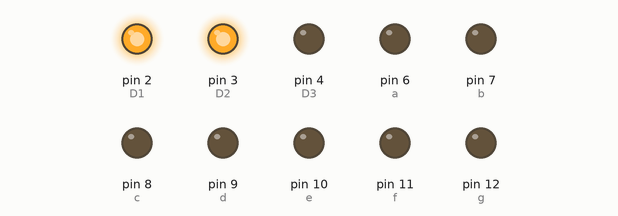
Recording of a sketch running on a simulated Arduino Uno, built with avr-gcc and run on an emulated ATmega328P. Shown: output pins drawn as LEDs (lit = HIGH). Pins used as bus, display or sensor lines are not drawn.

Above: at 0.1 s.
Timing chart, 0 to 1.6 s (numbered marks = the images above):
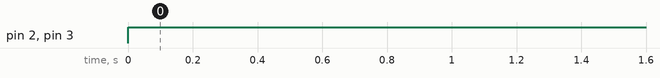

The sketch:

sevsegment.ino
```cpp
#include <SevSeg.h>

int D1=2;
int D2=3;
int D3=4;
int D4=5;

int a=6;
int b=7;
int c=8;
int d=9;
int e=10;
int f=11;
int g=12;


void setup(){
  pinMode(D1,OUTPUT);
  pinMode(D2,OUTPUT);
  pinMode(D3,OUTPUT);
  pinMode(D4,OUTPUT);

  pinMode(a,OUTPUT);
  pinMode(b,OUTPUT);
  pinMode(c,OUTPUT);
  pinMode(d,OUTPUT);
  pinMode(e,OUTPUT);
  pinMode(f,OUTPUT);
  pinMode(g,OUTPUT);

}

void loop(){
  digitalWrite(D1,HIGH);
  digitalWrite(D2,HIGH);
  digitalWrite(D3,LOW);
  digitalWrite(D4,HIGH);

  digitalWrite(a,LOW);
  digitalWrite(b,LOW);
  digitalWrite(c,LOW);
  digitalWrite(d,LOW);
  digitalWrite(e,LOW);
  digitalWrite(f,LOW);
  digitalWrite(g,LOW);

}
```

Measured:
- by itself, pin 2 (D1), pin 3 (D2): LOW → HIGH at 0.00 s
